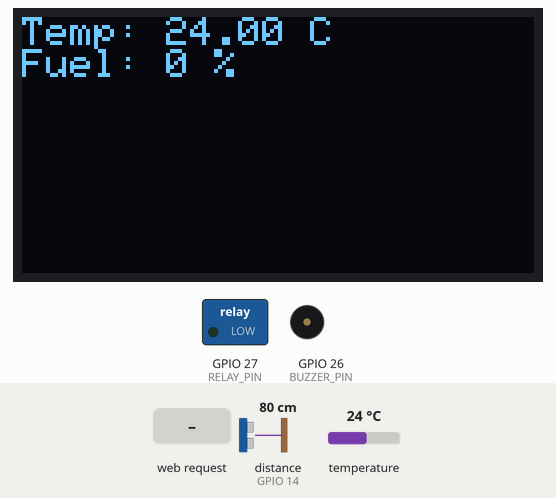
Bench run of a sketch on a simulated ESP32. On the bench: 128×64 one-colour display, switched loads named in the sketch (green lamp = pin HIGH), buzzer (waves = sounding, pin HIGH). Wiring (inferred from the names in the program): LM75 temperature sensor at I2C address 0x48. The test bench sets the inputs (shaded band); at power-on: distance to the obstacle (sensor on GPIO 14) 80 cm, temperature 24 °C. The echo pulse lasts 58.3 µs per cm; WiFi joins after 1.5 s; servers stay silent unless stated; uploads are accepted with an empty reply; pins used as bus, display or sensor lines are not drawn; what the sketch prints to the serial monitor is not drawn.

Above: at 13.6 s.
13.7 s: HTTP request GET /relay/on received
At 17.1 s:
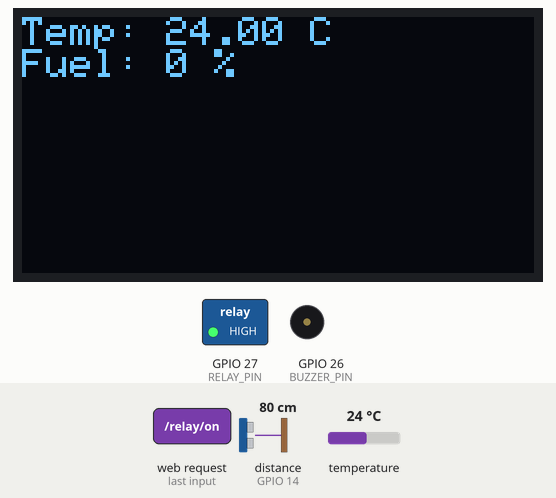
17.4 s: HTTP request GET /notify received
At 19.8 s:
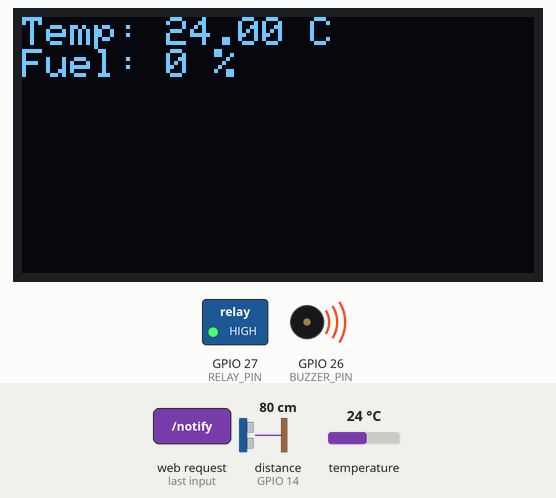
22.7 s: distance to the obstacle (sensor on GPIO 14) set to 4 cm
At 26.3 s:
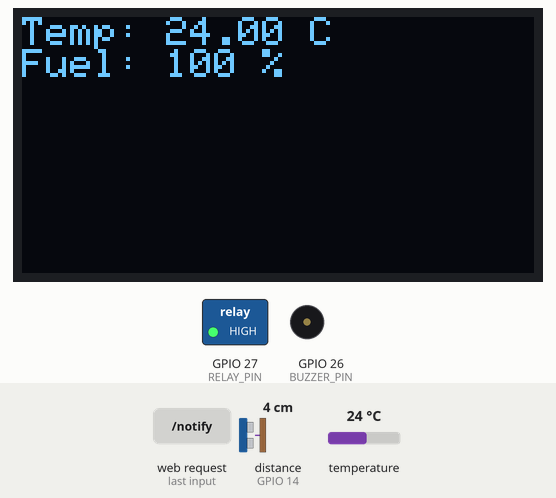
26.6 s: distance to the obstacle (sensor on GPIO 14) set to 18 cm
At 28.9 s:
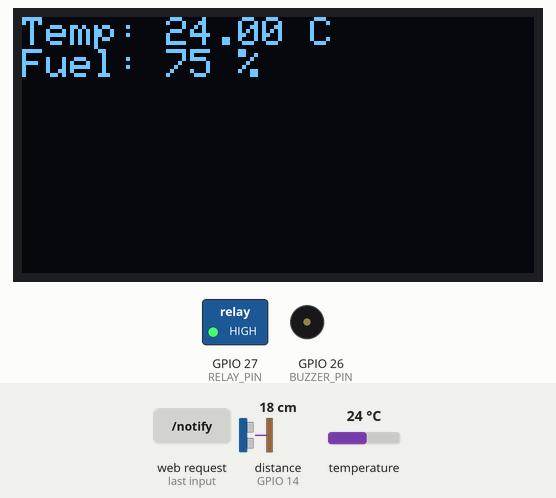
30.1 s: distance to the obstacle (sensor on GPIO 14) set to 35 cm
At 32.6 s:
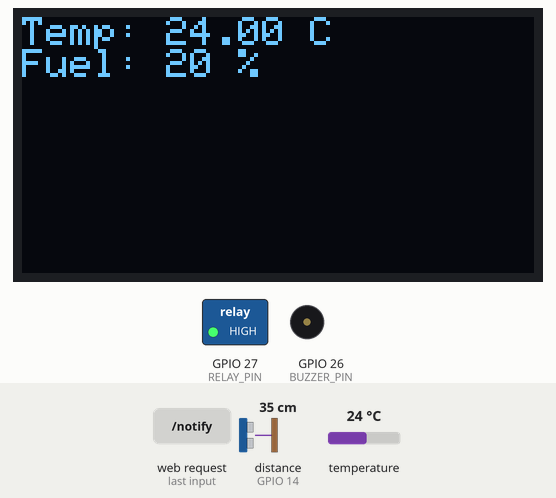
Timing chart, 0 to 34.1 s (numbered marks = the images above; inputs shaded):
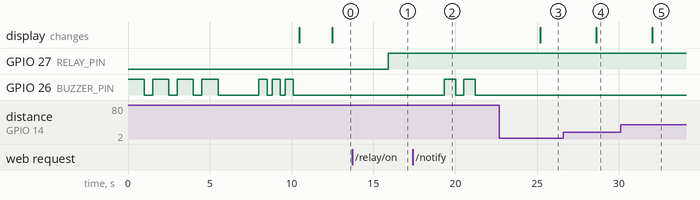

Measured:
- after the input at 13.7 s, GPIO 27 (RELAY_PIN): LOW → HIGH after 2.2 s
- after the input at 17.4 s, GPIO 26 (BUZZER_PIN): alternates HIGH for 0.70 s and LOW for 0.50 s, 4 changes in all, then stays LOW, starting after 1.9 s
- after the input at 22.7 s, the display: changes after 2.5 s (image 3)
- after the input at 26.6 s, the display: changes after 2.0 s (image 4)
- after the input at 30.1 s, the display: changes after 1.9 s (image 5)

The sketch:

ESP32_Genset_Monitor.ino
```cpp
#include <WiFi.h>
#include <WebServer.h>
#include <HTTPClient.h>
#include <Adafruit_GFX.h>
#include <Adafruit_SSD1306.h>
#include <Wire.h>
#include <math.h>

// Wi-Fi credentials
const char* ssid = "";
const char* password = "";

// API endpoints
#define USE_LOCAL_API 0
#if USE_LOCAL_API
const char* api_server_url_data = "http://192.168.100.14:5000/api/sensor-data";
const char* api_server_url_cmds = "http://192.168.100.14:5000/api/commands";
#else
const char* api_server_url_data = "https://genset-monitoring.onrender.com/api/sensor-data";
const char* api_server_url_cmds = "https://genset-monitoring.onrender.com/api/commands";
#endif

// Sensor Pins
#define TRIG_PIN 12
#define ECHO_PIN 14
#define RELAY_PIN 27
#define BUZZER_PIN 26

// OLED settings
#define SCREEN_WIDTH 128
#define SCREEN_HEIGHT 64
#define OLED_RESET -1
Adafruit_SSD1306 display(SCREEN_WIDTH, SCREEN_HEIGHT, &Wire, OLED_RESET);

// Web server
WebServer server(80);
bool wasWiFiConnected = false;

// LM75 settings
#define LM75_ADDR 0x48
#define SDA_PIN 21
#define SCL_PIN 22

// ---------------- BUZZER FUNCTION ----------------
void buzz(int times, int duration = 700, int gap = 400) {
  for (int i = 0; i < times; i++) {
    digitalWrite(BUZZER_PIN, HIGH);
    delay(duration);
    digitalWrite(BUZZER_PIN, LOW);
    delay(gap);
  }
}

// ---------------- RELAY CONTROL ----------------
void handleRelayOn() {
  digitalWrite(RELAY_PIN, HIGH);
  server.send(200, "text/plain", "Relay ON");
}
void handleRelayOff() {
  digitalWrite(RELAY_PIN, LOW);
  server.send(200, "text/plain", "Relay OFF");
}
void handleNotification() {
  buzz(2, 700, 500);
  server.send(200, "text/plain", "Notification buzzed");
}

// ---------------- FUEL LEVEL ----------------
int getFuelLevel() {
  long duration;

  digitalWrite(TRIG_PIN, LOW);
  delayMicroseconds(2);
  digitalWrite(TRIG_PIN, HIGH);
  delayMicroseconds(10);
  digitalWrite(TRIG_PIN, LOW);

  duration = pulseIn(ECHO_PIN, HIGH, 30000);

  if (duration == 0) {
    Serial.println("⚠️ No echo received");
    return 0;
  }

  float distance = duration * 0.034 / 2.0;
  if (distance < 2 || distance > 400) {
    Serial.println("⚠️ Distance out of range");
    return 0;
  }

  Serial.print("📏 Distance: ");
  Serial.print(distance);
  Serial.println(" cm");

  int fuelLevel = map((int)distance, 10, 40, 100, 0);
  fuelLevel = constrain(fuelLevel, 0, 100);
  return round(fuelLevel / 5.0) * 5;
}

// ---------------- LM75 TEMPERATURE ----------------
bool readLM75(float &tempC) {
  const int maxAttempts = 3;

  for (int attempt = 0; attempt < maxAttempts; attempt++) {
    Wire.beginTransmission(LM75_ADDR);
    Wire.write(0);
    if (Wire.endTransmission(false) != 0) {
      delay(20);
      continue;
    }

    Wire.requestFrom(LM75_ADDR, 2);
    if (Wire.available() == 2) {
      byte msb = Wire.read();
      byte lsb = Wire.read();
      int16_t rawTemp = ((msb << 8) | lsb) >> 7;
      tempC = rawTemp * 0.5;
      return true;
    }
    delay(20);
  }

  return false;
}

// ---------------- SENSOR DATA HANDLER ----------------
void handleSensorData() {
  float temp;
  bool tempRead = readLM75(temp);
  if (!tempRead) temp = 0.0;

  int fuel = getFuelLevel();
  if (fuel < 0 || fuel > 100) fuel = 0;

  String json = "{";
  json += "\"temperature\":" + String(temp) + ",";
  json += "\"fuel_level\":" + String(fuel);
  json += "}";
  server.send(200, "application/json", json);
}

// ---------------- PUSH TO API ----------------
void pushToApiServer(float temp, int fuel) {
  if (WiFi.status() == WL_CONNECTED) {
    HTTPClient http;
    http.begin(api_server_url_data);
    http.addHeader("Content-Type", "application/json");

    String payload = "{\"temperature\":" + String(temp) + ",\"fuel_level\":" + String(fuel) + "}";
    Serial.print("Sending payload: ");
    Serial.println(payload);

    int httpResponseCode = http.POST(payload);
    Serial.print("HTTP Response: ");
    Serial.println(httpResponseCode);

    if (httpResponseCode > 0) {
      String response = http.getString();
      Serial.println("Response: " + response);
    } else {
      Serial.println("Error: " + http.errorToString(httpResponseCode));
    }

    http.end();
  }
}

// ---------------- FETCH REMOTE COMMANDS ----------------
void fetchRemoteActions() {
  if (WiFi.status() == WL_CONNECTED) {
    HTTPClient http;
    http.begin(api_server_url_cmds);
    int httpCode = http.GET();

    if (httpCode == 200) {
      String payload = http.getString();
      Serial.println("Remote action: " + payload);

      if (payload.indexOf("\"relay\":\"on\"") >= 0) digitalWrite(RELAY_PIN, HIGH);
      else if (payload.indexOf("\"relay\":\"off\"") >= 0) digitalWrite(RELAY_PIN, LOW);

      if (payload.indexOf("\"buzzer\":true") >= 0) buzz(2, 700, 400);
    } else {
      Serial.println("⚠️ HTTP error: " + String(httpCode));
    }

    http.end();
  }
}

// ---------------- WIFI ----------------
void connectToWiFi() {
  Serial.print("Connecting to WiFi: ");
  Serial.println(ssid);
  WiFi.begin(ssid, password);

  int attempts = 0;
  while (WiFi.status() != WL_CONNECTED && attempts < 20) {
    delay(1000);
    Serial.print(".");
    attempts++;
  }

  if (WiFi.status() == WL_CONNECTED) {
    Serial.println("\n✅ WiFi Connected!");
    Serial.print("IP Address: ");
    Serial.println(WiFi.localIP());
    buzz(3, 500, 300);
    wasWiFiConnected = true;
  } else {
    Serial.println("\n❌ Failed to connect.");
    wasWiFiConnected = false;
    while (true);
  }
}

void checkWiFiReconnect() {
  if (WiFi.status() != WL_CONNECTED) {
    Serial.println("❌ Lost WiFi. Reconnecting...");
    WiFi.disconnect();
    WiFi.begin(ssid, password);

    int attempt = 0;
    while (WiFi.status() != WL_CONNECTED && attempt < 20) {
      delay(1000);
      Serial.print(".");
      attempt++;
    }

    if (WiFi.status() == WL_CONNECTED) {
      Serial.println("\n✅ Reconnected to WiFi!");
      Serial.print("📶 IP: ");
      Serial.println(WiFi.localIP());
      buzz(3, 500, 300);
      wasWiFiConnected = true;
    } else {
      Serial.println("\n❌ Still not connected.");
      wasWiFiConnected = false;
    }
  }
}

// ---------------- OLED ----------------
void displaySensorData(float temp, int fuel) {
  display.clearDisplay();
  display.setTextSize(1);
  display.setTextColor(SSD1306_WHITE);

  display.setCursor(0, 0);
  display.print("Temp: ");
  display.print(temp);
  display.println(" C");

  display.print("Fuel: ");
  display.print(fuel);
  display.println(" %");

  display.display();
}

// ---------------- SETUP ----------------
void setup() {
  Serial.begin(115200);
  Wire.begin(SDA_PIN, SCL_PIN, 50000);
  pinMode(RELAY_PIN, OUTPUT);
  pinMode(BUZZER_PIN, OUTPUT);
  pinMode(TRIG_PIN, OUTPUT);
  pinMode(ECHO_PIN, INPUT);

  buzz(4, 1000, 500);

  connectToWiFi();

  if (!display.begin(SSD1306_SWITCHCAPVCC, 0x3C)) {
    Serial.println("❌ OLED init failed");
    while (true);
  }

  display.clearDisplay();
  display.setCursor(0, 0);
  display.println("ESP32 Starting...");
  display.display();
  delay(2000);

  server.on("/", []() {
    server.send(200, "text/plain", "ESP32 is running.");
  });
  server.on("/relay/on", handleRelayOn);
  server.on("/relay/off", handleRelayOff);
  server.on("/sensors", handleSensorData);
  server.on("/notify", handleNotification);
  server.begin();
  Serial.println("🌐 Web server started");
}

// ---------------- LOOP ----------------
void loop() {
  server.handleClient();
  checkWiFiReconnect();

  float temp;
  if (!readLM75(temp)) temp = 0.0;
  int fuel = getFuelLevel();

  Serial.print("🌡 Temp: ");
  Serial.print(temp);
  Serial.print(" °C, ⛽ Fuel: ");
  Serial.print(fuel);
  Serial.println(" %");

  displaySensorData(temp, fuel);
  pushToApiServer(temp, fuel);
  fetchRemoteActions();

  delay(3000);
}
```
